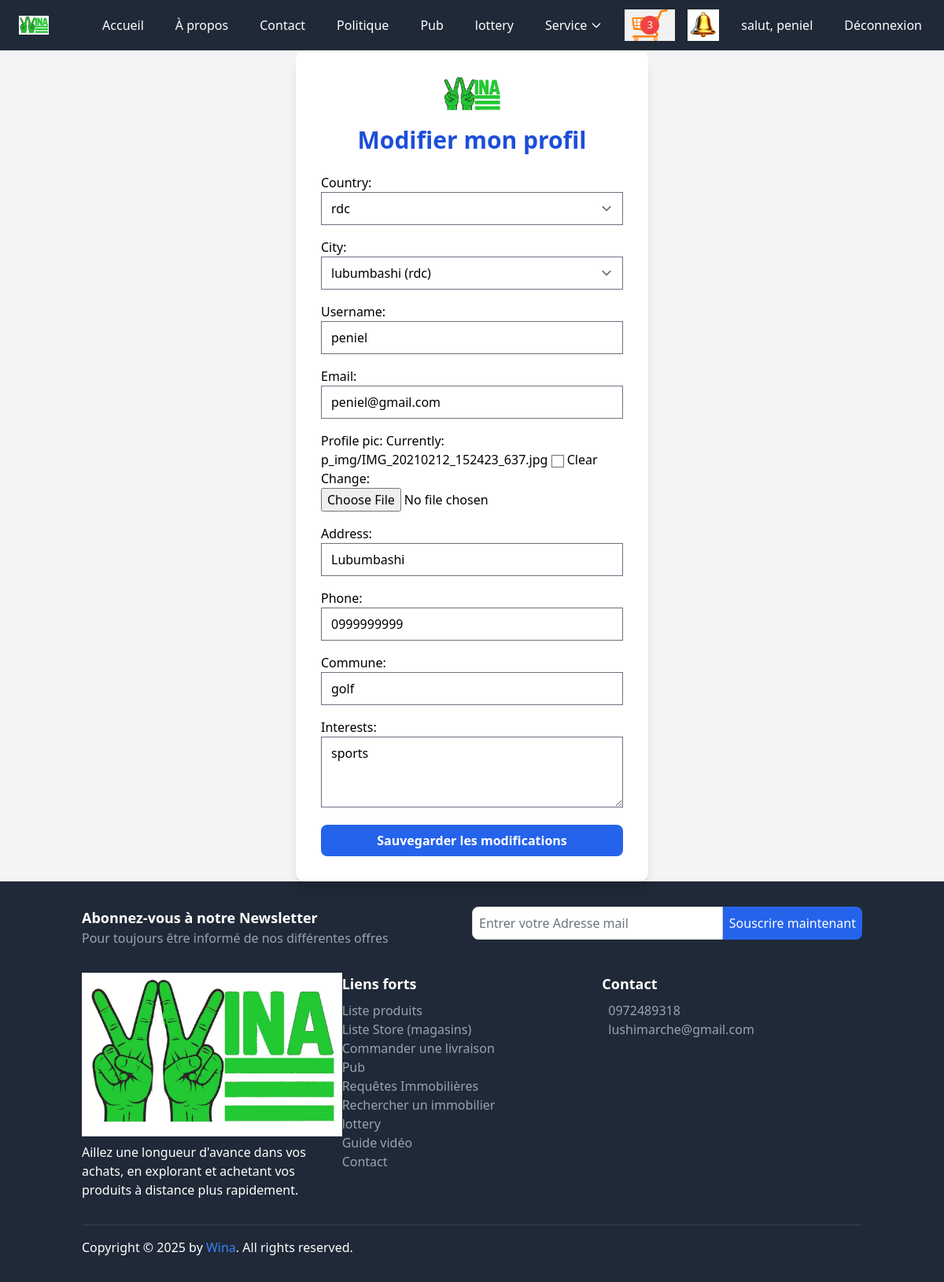
/profil/modifier/ (signed in), run on the app's committed database.
### core/models.py (models this page shows, shortened)
class Cart(models.Model):
    user = models.ForeignKey(settings.AUTH_USER_MODEL, on_delete=models.CASCADE, related_name='carts')
    country = models.ForeignKey(Country, on_delete=models.CASCADE, related_name='carts')
    created_at = models.DateTimeField(auto_now_add=True)
    is_ordered = models.BooleanField(default=False)
    is_active = models.BooleanField(default=True)
    def get_item_count(self):
        return sum(item.quantity for item in self.items.all())

class CartItem(models.Model):
    cart = models.ForeignKey(Cart, on_delete=models.CASCADE, related_name='items')
    product = models.ForeignKey(Product, on_delete=models.CASCADE)
    quantity = models.PositiveIntegerField(default=1)  # Définir un valeur par défaut de 1

class CustomUser(AbstractUser):
    email = models.EmailField(unique=True)
    profile_pic = models.ImageField(upload_to="p_img", blank=True, null=True)
    address = models.CharField(max_length=50, blank=True, null=True)
    phone = models.CharField(max_length=11, blank=True, null=True)
    commune = models.CharField(max_length=50, blank=True, null=True)
    city = models.ForeignKey(City, on_delete=models.SET_NULL, null=True, blank=True)
    country = models.ForeignKey(Country, on_delete=models.SET_NULL, null=True, blank=True)
    interests = models.TextField(blank=True, null=True)
    USERNAME_FIELD = 'email'
    REQUIRED_FIELDS = ['username']

### base/views.py (the view)
# urls.py: path('profil/modifier/', views.update_profile_view, name='update_profile'),
@login_required
def update_profile_view(request):
    user = request.user
    if request.method == 'POST':
        form = UpdateProfileForm(request.POST, request.FILES, instance=user)
        if form.is_valid():
            form.save()
            messages.success(request, "Profil mis à jour avec succès.")
            return redirect('update_profile')
    else:
        form = UpdateProfileForm(instance=user)
    return render(request, 'base/update_profile.html', {'form': form})

### core/forms.py
class UpdateProfileForm(forms.ModelForm):
    class Meta:
        model = User
        fields = [
            'username', 'email', 'profile_pic', 'address', 'phone',
            'commune', 'city', 'country', 'interests'
        ]
        widgets = {
            'interests': forms.Textarea(attrs={'rows': 3}),
        }

### core/context_processors.py (called while the page is built)
def cart(request):
    if request.user.is_authenticated:
        cart = get_or_create_cart(request.user)
    else:
        cart = None
    return {'cart': cart}

def unread_notifications_count(request):
    if request.user.is_authenticated:
        hidden_ids = UserNotificationHide.objects.filter(user=request.user).values_list('notification_id', flat=True)
        count = Notification.objects.filter(user=request.user, is_read=False).exclude(id__in=hidden_ids).count()
        return {'unread_notifications_count': count}
    return {}

### core/models.py (called while the page is built)
    def __str__(self):
        return self.name

    def __str__(self):
        return f"{self.name} ({self.country.name})"

### core/templatetags/form_filters.py (called while the page is built)
@register.filter(name='add_class')
def add_class(field, css_class):
    return field.as_widget(attrs={"class": css_class})

### core/utils.py (called while the page is built)
def get_or_create_cart(user):
    cart, created = Cart.objects.get_or_create(user=user, is_active=True)
    return cart

### base/templates/base/update_profile.html (shortened to what this page needs)
{% extends "base.html" %}
{% load static %}
{% load form_filters %}
{% block content %}
<div class="min-h-screen flex items-center justify-center bg-gray-100 px-4">
  <div class="bg-white shadow-lg rounded-xl w-full max-w-md p-8 space-y-6">
    <div class="text-center">
      <img src="{% static 'img/logoo.png' %}" alt="Logo" class="h-12 mx-auto mb-4">
      <h2 class="text-3xl font-bold text-blue-700">Modifier mon profil</h2>
    </div>
    <form method="post" enctype="multipart/form-data" class="space-y-4">
      <div>
        {{ form.country.label_tag }}
        {{ form.country|add_class:"input-field w-full" }}
      </div>
      <div>
        {{ form.city.label_tag }}
        {{ form.city|add_class:"input-field w-full" }}
      </div>
      {% for field in form %}
        {% if field.name not in "country,city" %}
        <div>
          {{ field.label_tag }}
          {{ field|add_class:"input-field w-full" }}
        </div>
        {% endif %}
      {% endfor %}
      <button type="submit" class="w-full bg-blue-600 text-white font-semibold py-2 rounded-lg hover:bg-blue-700 transition duration-300">
        Sauvegarder les modifications
      </button>
    </form>
  </div>
</div>
{% endblock %}

### templates/base.html (shortened to what this page needs)
{% load static tailwind_tags %}
{% load static %}
<!DOCTYPE html>
<html lang="fr">
<head>
    <link href='https://unpkg.com/boxicons@2.1.4/css/boxicons.min.css' rel='stylesheet'>
    <link rel="stylesheet" href="{% static 'css/dist/styles.css' %}">
    {% tailwind_css %}
</head>
<body class="bg-gray-100">
    <nav class="bg-gray-800 text-white">
        <div class="max-w-7xl mx-auto px-4 py-3 flex justify-between items-center">
            <a href="{% url 'index' %}" class="text-gray hover:underline flex items-center bg-white-800 p-2 rounded">
                <img src="{% static 'img/logoo.png' %}" alt="Logo" class="h-6 mr-2">
            </a>
            <div class="hidden md:flex space-x-4">
                <a href="{% url 'index' %}" class="hover:bg-gray-700 px-3 py-2 rounded">Accueil</a>
                <a href="{% url 'apropos' %}" class="hover:bg-gray-700 px-3 py-2 rounded">À propos</a>
                <a href="{% url 'contact' %}" class="hover:bg-gray-700 px-3 py-2 rounded">Contact</a>
                <a href="{% url 'politique' %}" class="hover:bg-gray-700 px-3 py-2 rounded">Politique</a>
                <a href="{% url 'advertisement_list_wina' %}" class="hover:bg-gray-700 px-3 py-2 rounded">Pub</a>
                <a href="{% url 'lottery_list' %}" class="hover:bg-gray-700 px-3 py-2 rounded">lottery</a>
<div class="relative">
    <button class="hover:bg-gray-700 px-3 py-2 rounded inline-flex items-center" id="immoDropdownButton">
       Service
        <svg class="ml-1 w-4 h-4" fill="none" stroke="currentColor" viewBox="0 0 24 24" xmlns="http://www.w3.org/2000/svg">
            <path stroke-linecap="round" stroke-linejoin="round" stroke-width="2" d="M19 9l-7 7-7-7"></path>
        </svg>
    </button>
</div>
<a href="{% url 'cart_detail_wina' %}" class="relative inline-block">
    <span class="cart-items-count absolute top-1/2 left-1/2 bg-red-500 text-white rounded-full w-6 h-6 flex items-center justify-center text-xs transform -translate-x-1/2 -translate-y-1/2">
        {{ cart.get_item_count }}
    </span>
</a>
{% if user.is_authenticated %}
<a href="{% url 'notifications_list' %}" class="relative inline-block">
    <img src="{% static 'img/belll.jpg' %}" alt="Notifications" class="w-10 h-10">
</a>
{% endif %}
                {% if request.user.is_authenticated %}
                    <a href="{% url 'profile' %}" class="hover:bg-gray-700 px-3 py-2 rounded">salut, {{ request.user.username }}</a>
                    <a href="{% url 'logout' %}" class="hover:bg-gray-700 px-3 py-2 rounded">Déconnexion</a>
                {% else %}
                    <a href="{% url 'signup' %}" class="hover:bg-gray-700 px-3 py-2 rounded">S'inscrire</a>
                    <a href="{% url 'login' %}" class="hover:bg-gray-700 px-3 py-2 rounded">Connexion</a>
                {% endif %}
            </div>
        </div>
    </nav>
      {% block content %}{% endblock content %}
    <footer class="bg-gray-800 text-white py-8">
        <div class="container mx-auto px-4">
            <div class="mb-8">
                <div class="flex flex-col md:flex-row">
                    <div class="md:w-1/2 mb-4 md:mb-0">
                        <h3 class="text-lg font-bold">Abonnez-vous à notre Newsletter</h3>
                        <p class="text-gray-400">Pour toujours être informé de nos différentes offres</p>
                    </div>
                    <div class="md:w-1/2">
                        <form action="https://api.web3forms.com/submit" method="POST" class="flex">
                            <input type="email" name="email" placeholder="Entrer votre Adresse mail" required class="flex-1 p-2 rounded-l-lg border border-gray-300" />
                            <button class="bg-blue-600 text-white p-2 rounded-r-lg">Souscrire maintenant</button>
                        </form>
                    </div>
                </div>
            </div>
            <div class="flex flex-col md:flex-row mb-8">
                <div class="md:w-1/3 mb-4 md:mb-0">
                    <div class="footer-logo mb-2">
                        <img class="img-fluid" src="{% static 'img/logoo.png' %}" alt="">
                    </div>
                    <p>Aillez une longueur d'avance dans vos achats, en explorant et achetant vos produits à distance plus rapidement.</p>
                </div>
                <div class="md:w-1/3 mb-4 md:mb-0">
                    <h3 class="text-lg font-bold">Liens forts</h3>
                    <ul class="mt-2">
                        <li><a href="{% url 'product_list_wina' %}" class="text-gray-400 hover:text-white">Liste produits</a></li>
                        <li><a href="{% url 'store_list_wina' %}" class="text-gray-400 hover:text-white">Liste Store (magasins)</a></li>
                        <li><a href="{% url 'creer_commande' %}" class="text-gray-400 hover:text-white">Commander une livraison</a></li>
                        <li><a href="{% url 'advertisement_list_wina' %}" class="text-gray-400 hover:text-white">Pub</a></li>
                        <li><a href="{% url 'requete_list' %}" class="text-gray-400 hover:text-white">Requêtes Immobilières</a></li>
                        <li><a href="{% url 'requete_create' %}" class="text-gray-400 hover:text-white">Rechercher un immobilier</a></li>
                        <li><a href="{% url 'lottery_list' %}" class="text-gray-400 hover:text-white">lottery</a></li>
                        <li><a href="{% url 'video_list' %}" class="text-gray-400 hover:text-white">Guide vidéo</a></li>
                        <li><a href="{% url 'contact' %}" class="text-gray-400 hover:text-white">Contact</a></li>
                    </ul>
                </div>
                <div class="md:w-1/3">
                    <h3 class="text-lg font-bold">Contact</h3>
                    <div class="mt-2">
                        <p class="flex items-center"><a href="callto:+243 97 24 89 318" class="text-gray-400 hover:text-white">0972489318</a></p>
                        <p class="flex items-center"><a href="mailto:lushimarche@gmail.com" class="text-gray-400 hover:text-white">lushimarche@gmail.com</a></p>
                    </div>
                </div>
            </div>
            <div class="border-t border-gray-700 pt-4">
                <div class="flex justify-between items-center">
                    <div>
                        <p class="mb-0">Copyright © 2025 by <a href="#" class="text-blue-500 hover:underline">Wina</a>. All rights reserved.</p>
                    </div>
                </div>
            </div>
        </div>
    </footer>
</body>
</html>

### data on the page
Cart: get_item_count "3"
CustomUser: user.username "peniel", country "rdc", city "lubumbashi (rdc)", form "peniel" "peniel@gmail.com" "Lubumbashi" "0999999999" "golf" "sports"

### other printed values
{{ field.label_tag }} "Username:" "Email:" "Profile pic:" "Address:" "Phone:" "Commune:" "Interests:"
